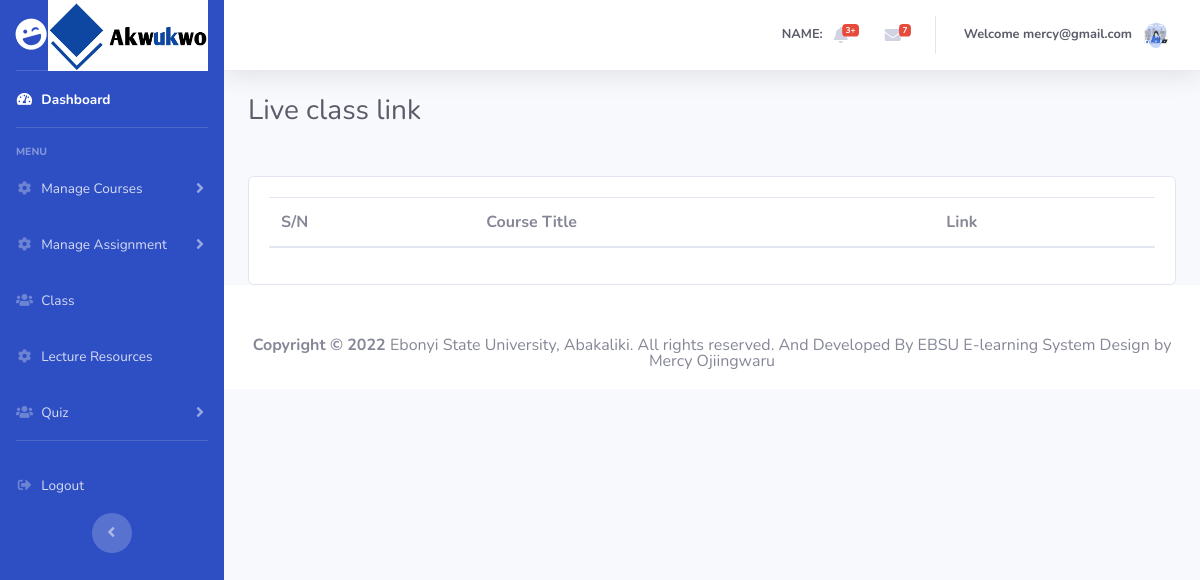
/students/class.php (signed in), run on an earlier commit of the app's database.
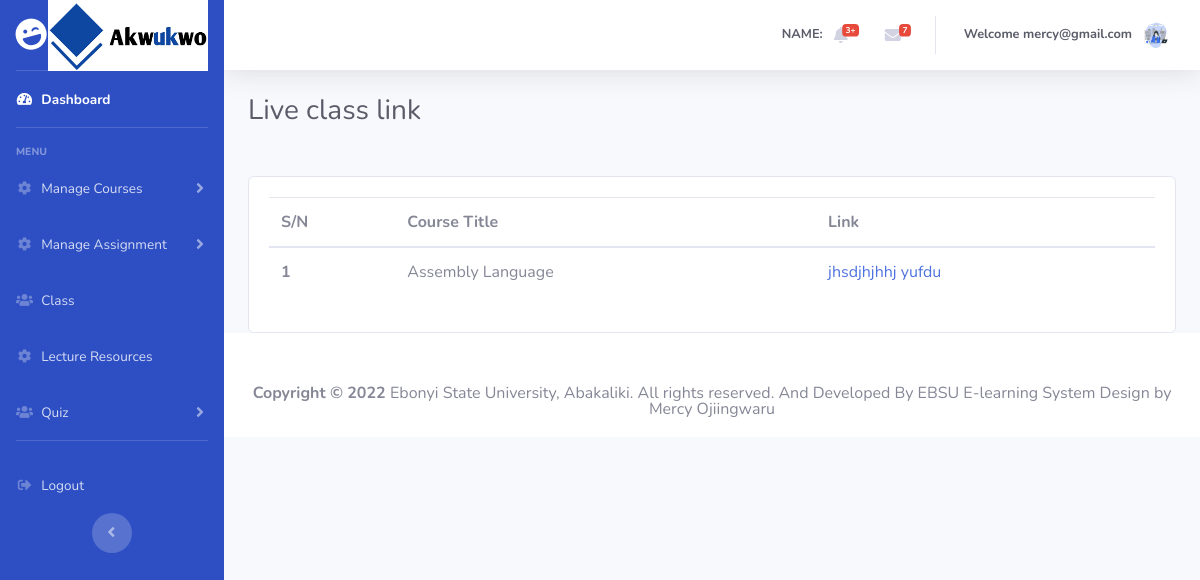
And on a later commit of the database.
### tables this page shows
CREATE TABLE `liveclass` (
  `id` int(10) NOT NULL,
  `user` varchar(20) NOT NULL,
  `course` varchar(30) NOT NULL,
  `link` varchar(300) NOT NULL
);

### server/classes/dbconnection.php (called while the page is built, shortened)
<?php
class DbConnection {
	private $host = "localhost";
	private $dbname = "e-learning";
	private $username = "root";
	private $password = "";
	public function __construct() {
		try {
			$this->connection = new PDO('mysql:host='.$this->host.';dbname='.$this->dbname, $this->username, $this->password);
		} catch(PDOException $ex) {
			echo $ex->getMessage();
		}
	}
}
?>

### server/classes/fetchData.php (called while the page is built, shortened)
<?php
    require_once('dbconnection.php');
    class fetchData extends DbConnection {
        public function displayLiveLink(){
            $sql = "SELECT * FROM liveclass ORDER BY id";
            $qry = $this->connection->prepare($sql);
            $exec = $qry->execute(array());
            if($qry->errorCode() == 0){
                if ($qry->rowCount() > 0) {
                    return $qry->fetchAll(PDO::FETCH_ASSOC);
                }else{
                    return 0;
                }
            }else{
                return array('status'=>0, 'message'=>$qry->errorInfo());
            }
        }
    }
?>

### students/class.php (the view)
<?php
  require_once 'header.php';
  require_once '../server/classes/fetchData.php';
  $fetchData = new fetchData;
?>
<div class="container-fluid">
  <h1 class="h3 mb-4 text-gray-800">Live class link</h1>
  <div class="card card-register mx-auto mt-5">
      <div class="card-body">
        <div class="table-responsive" style="overflow-x:scroll;">
            <form action="" method="POST">
              <table class="table table-hover">
                  <thead>
                      <tr>
                        <th scope="col">S/N</th>
                        <th scope="col">Course Title</th>
                        <th scope="col">Link</th>
                      </tr>
                  </thead>
                  <tbody>
                  <?php
                    $fetchResponse = $fetchData->displayLiveLink();
                    if(is_array($fetchResponse)){
                      if(isset($fetchResponse['status'])){
                          '<div class="alert alert-danger">'.print_r($fetchResponse['message']).'</div>';
                      }else {
                        $count = 1;
                        foreach($fetchResponse as $row){
                  ?>
                    <tr>
                      <th scope="row"><?php echo $count; ?></th>
                      <td name="cos[]"><?php echo $row['course']?></td>
                      <td name="cos[]"> <a href="www.googlemeet?id=<?php echo $row['link']?>"><?php echo $row['link']?></a> </td>
                    </tr>
                    <?php
                    $count+=1;
                    }}}
                  ?>
                  </tbody>
              </table>
            </form>
        </div>
      </div>
  </div>
</div>
<?php
	require_once 'footer.php';
?>

What changed in the data, as far as the page shows it:
added liveclass: course "Assembly Language", link "jhsdjhjhhj yufdu"
